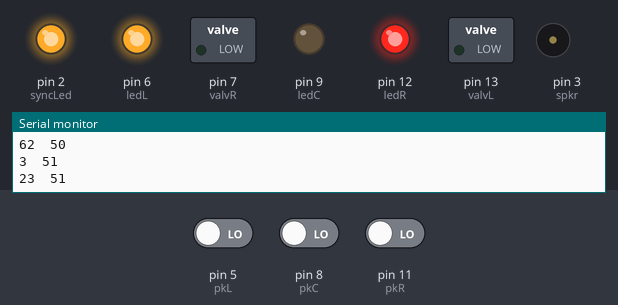
Bench run of a sketch on a simulated Arduino Uno, built with avr-gcc and run on an emulated ATmega328P. On the bench: switched loads named in the sketch (green lamp = pin HIGH), output pins drawn as LEDs (lit = HIGH), buzzer (waves = sounding), the last lines printed to the serial monitor. Inputs (shaded band) come from the test bench; at power-on: pin 8 (pkC) LOW, pin 11 (pkR) LOW, pin 5 (pkL) LOW. Random numbers use the default seed unless the sketch sets one; pins used as bus, display or sensor lines are not drawn.

Above: at 1.2 s.
1.3 s: pin 8 (pkC) driven HIGH
At 1.37 s:
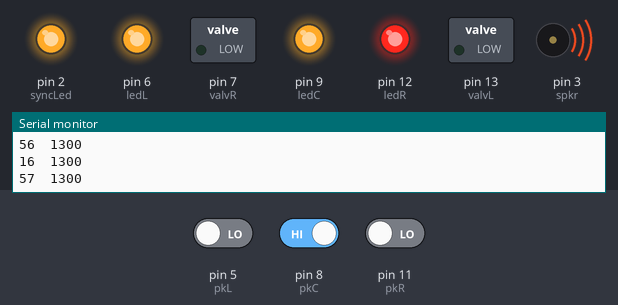
At 2.9 s:
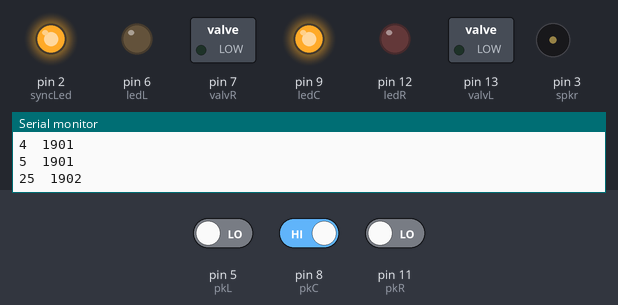
3.5 s: pin 11 (pkR) driven HIGH
At 4.7 s:
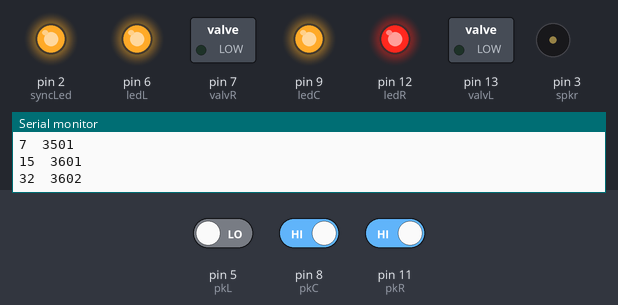
Timing chart, 0 to 11.1 s (numbered marks = the images above; inputs shaded):
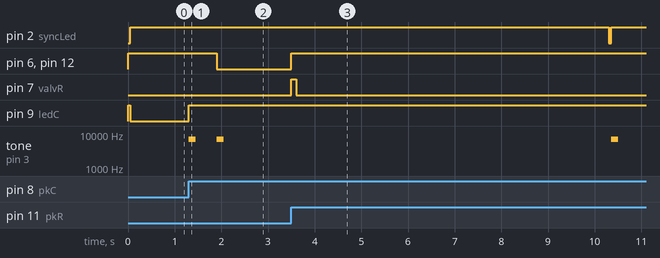

The sketch:

TAFCv01.ino
```cpp
/* Interval duration discrimination task
Thiago Gouvea, Learning lab, Aug 2012 */

// Task parameters
int stimSet[] = {600, 1050, 1260, 1380, 1620, 1740, 1950, 2400};
int bound = 1500;
int ITI = 9000;
int timeOut = 12000;
int choiceDeadline = 5000;
int timeValvL = 100; // Calibrate valves for 24 ul
int timeValvR = 100; // Calibrate valves for 24 ul

// Internal variables
int state;
boolean valuePkC;
boolean valuePkL;
boolean valuePkR;
boolean valuePkCnow;
boolean valuePkLnow;
boolean valuePkRnow;
unsigned long swTrialOn;
unsigned long swError;
unsigned long swStimOff;
int trialNum = 0;
int stimCurrent;
boolean stimLong;

// PinOut
int syncLed = 2;
int spkr = 3;
int pkC = 8;
int ledC = 9;
int pkL = 5;
int ledL = 6;
int valvL = 13;
int pkR = 11;
int ledR = 12;
int valvR = 7;

void setup() {
  randomSeed(analogRead(0));
  Serial.begin(115200);
  pinMode(syncLed,OUTPUT);
  pinMode(spkr,OUTPUT);
  pinMode(pkC,INPUT);
  pinMode(ledC,OUTPUT);
  pinMode(pkL,INPUT);
  pinMode(ledL,OUTPUT);
  pinMode(valvL,OUTPUT);
  pinMode(pkR,INPUT);
  pinMode(ledR,OUTPUT);
  pinMode(valvR,OUTPUT);

  digitalWrite(ledL,HIGH);
  digitalWrite(ledC,HIGH);
  digitalWrite(ledR,HIGH);

  digitalWrite(syncLed,HIGH);
  /*delay(500);
  Serial.print(61); Serial.print("\t"); Serial.println(millis());
  digitalWrite(syncLed,LOW);
  delay(50);
  Serial.print(62); Serial.print("\t"); Serial.println(millis());
  digitalWrite(syncLed,HIGH);
  delay(50);
  Serial.print(61); Serial.print("\t"); Serial.println(millis());
  digitalWrite(syncLed,LOW);
  delay(50);
  Serial.print(62); Serial.print("\t"); Serial.println(millis());
  digitalWrite(syncLed,HIGH);
  delay(50);
  Serial.print(61); Serial.print("\t"); Serial.println(millis());
  digitalWrite(syncLed,LOW);
  delay(50);
  Serial.print(62); Serial.print("\t"); Serial.println(millis());
  digitalWrite(syncLed,HIGH);
  delay(200);*/
  state = 22;
  Serial.print(state); Serial.print("\t"); Serial.println(millis());
}

void loop() {

  valuePkCnow = digitalRead(pkC);
  valuePkLnow = digitalRead(pkL);
  valuePkRnow = digitalRead(pkR);

  // Read pokes
  if(valuePkC != valuePkCnow){
    if(valuePkCnow){
      Serial.print(0); Serial.print("\t"); Serial.println(millis());
    }
    else{
      Serial.print(8); Serial.print("\t"); Serial.println(millis());
    }
    valuePkC = valuePkCnow;
  }
  if(valuePkL != valuePkLnow){
    if(valuePkLnow){
      Serial.print(1); Serial.print("\t"); Serial.println(millis());
    }
    else{
      Serial.print(9); Serial.print("\t"); Serial.println(millis());
    }
    valuePkL = valuePkLnow;
  }
  if(valuePkR != valuePkRnow){
    if(valuePkRnow){
      Serial.print(2); Serial.print("\t"); Serial.println(millis());
    }
    else{
      Serial.print(10); Serial.print("\t"); Serial.println(millis());
    }
    valuePkR = valuePkRnow;
  }

  // Run state machine
  switch (state) {

    case 22: // state_0 state
     Serial.print(61); Serial.print("\t"); Serial.println(millis());
     digitalWrite(syncLed,LOW);
     delay(50);
     Serial.print(62); Serial.print("\t"); Serial.println(millis());
     digitalWrite(syncLed,HIGH);
     trialNum++;
     stimCurrent = stimSet[random(8)];
     stimLong = (stimCurrent > bound);
     Serial.print(3); Serial.print("\t"); Serial.println(millis());
     digitalWrite(ledC,LOW);
     state = 23;
     Serial.print(state); Serial.print("\t"); Serial.println(millis());
     break;

    case 23: // wait_Cin state
     if (valuePkC) {
       Serial.print(11); Serial.print("\t"); Serial.println(millis());
       digitalWrite(ledC,HIGH);
       swTrialOn = millis();
       state = 56;
       Serial.print(state); Serial.print("\t"); Serial.println(millis());
     }
     break;

    case 56: // stim_beep1 state
     Serial.print(16); Serial.print("\t"); Serial.println(millis());
     tone(spkr,7000,150);
     // Serial.print(19); Serial.print("\t"); Serial.println(millis());
     state = 57;
     Serial.print(state); Serial.print("\t"); Serial.println(millis());
     break;

    case 57: // stim_beep2 state
     if((millis()-swTrialOn)>stimCurrent){
       Serial.print(17); Serial.print("\t"); Serial.println(millis());
       tone(spkr,7000,150);
       swStimOff = millis();
       // Serial.print(20); Serial.print("\t"); Serial.println(millis());
       Serial.print(4); Serial.print("\t"); Serial.println(millis());
       digitalWrite(ledL,LOW);
       Serial.print(5); Serial.print("\t"); Serial.println(millis());
       digitalWrite(ledR,LOW);
       state = 25;
       Serial.print(state); Serial.print("\t"); Serial.println(millis());
     }
     else if(valuePkL){
       state = 38;
       Serial.print(state); Serial.print("\t"); Serial.println(millis());
     }
     else if(valuePkR){
       state = 39;
       Serial.print(state); Serial.print("\t"); Serial.println(millis());
     }
     break;

    case 25: // wait_Sin state
     if((millis()-swStimOff)>choiceDeadline){
       state = 40;
       Serial.print(state); Serial.print("\t"); Serial.println(millis());
     }
     else{
       if(stimLong){
         if(valuePkL){
           state = 26;
           Serial.print(state); Serial.print("\t"); Serial.println(millis());
         }
         else if(valuePkR){
           state = 27;
           Serial.print(state); Serial.print("\t"); Serial.println(millis());
         }
       }
       else{
         if(valuePkL){
           state = 29;
           Serial.print(state); Serial.print("\t"); Serial.println(millis());
         }
         else if(valuePkR){
           state = 28;
           Serial.print(state); Serial.print("\t"); Serial.println(millis());
         }
       }
     }
     break;

    case 26: // correct_Lin state
     state = 30;
     Serial.print(state); Serial.print("\t"); Serial.println(millis());
     break;

    case 28: // correct_Rin state
     state = 31;
     Serial.print(state); Serial.print("\t"); Serial.println(millis());
     break;

    case 30: // water_L state
     Serial.print(12); Serial.print("\t"); Serial.println(millis());
     digitalWrite(ledL,HIGH);
     Serial.print(13); Serial.print("\t"); Serial.println(millis());
     digitalWrite(ledR,HIGH);

     Serial.print(6); Serial.print("\t"); Serial.println(millis());
     digitalWrite(valvL,HIGH);
     delay(timeValvL);
     Serial.print(14); Serial.print("\t"); Serial.println(millis());
     digitalWrite(valvL,LOW);

     state = 32;
     Serial.print(state); Serial.print("\t"); Serial.println(millis());
     break;

    case 31: // water_R state
     Serial.print(12); Serial.print("\t"); Serial.println(millis());
     digitalWrite(ledL,HIGH);
     Serial.print(13); Serial.print("\t"); Serial.println(millis());
     digitalWrite(ledR,HIGH);

     Serial.print(7); Serial.print("\t"); Serial.println(millis());
     digitalWrite(valvR,HIGH);
     delay(timeValvR);
     Serial.print(15); Serial.print("\t"); Serial.println(millis());
     digitalWrite(valvR,LOW);

     state = 32;
     Serial.print(state); Serial.print("\t"); Serial.println(millis());
     break;

    case 27: // error_Rin state
     swError = millis();
     state = 34;
     Serial.print(state); Serial.print("\t"); Serial.println(millis());
     break;

    case 29: // error_Lin state
     swError = millis();
     state = 34;
     Serial.print(state); Serial.print("\t"); Serial.println(millis());
     break;

    case 38: // premature_left_poke_in state
     swError = millis();
     state = 34;
     Serial.print(state); Serial.print("\t"); Serial.println(millis());
     break;

    case 39: // premature_right_poke_in state
     swError = millis();
     state = 34;
     Serial.print(state); Serial.print("\t"); Serial.println(millis());
     break;

    case 34: // error_tone state
     Serial.print(12); Serial.print("\t"); Serial.println(millis());
     digitalWrite(ledL,HIGH);
     Serial.print(13); Serial.print("\t"); Serial.println(millis());
     digitalWrite(ledR,HIGH);
     Serial.print(35); Serial.print("\t"); Serial.println(millis());
     while((millis()-swError)<150){
       if (random(2) == 1)
         {digitalWrite(spkr,HIGH);}
       else
         {digitalWrite(spkr,LOW);}
     }
     Serial.print(36); Serial.print("\t"); Serial.println(millis());
     state = 33;
     Serial.print(state); Serial.print("\t"); Serial.println(millis());
     break;

    case 33: // error_timeout state
     if((millis()-swError)>timeOut){
       state = 32;
       Serial.print(state); Serial.print("\t"); Serial.println(millis());
     }
     break;

    case 32: // ITI state
     if((millis()-swTrialOn)>ITI){
       state = 22;
       Serial.print(state); Serial.print("\t"); Serial.println(millis());
     }
     break;

    case 40: // choice_miss state
     Serial.print(12); Serial.print("\t"); Serial.println(millis());
     digitalWrite(ledL,HIGH);
     Serial.print(13); Serial.print("\t"); Serial.println(millis());
     digitalWrite(ledR,HIGH);
     state = 22;
     Serial.print(state); Serial.print("\t"); Serial.println(millis());
     break;
  }
}
```

Measured:
- after the input at 1.3 s, pin 6 (ledL), pin 12 (ledR): HIGH → LOW after 0.60 s; pin 9 (ledC): LOW → HIGH at once; tone on pin 3 (spkr): alternates 7000 Hz for 0.15 s and silent for 0.45 s, 4 changes in all, then stays silent, starting at once
- after the input at 3.5 s, pin 7 (valvR): LOW → HIGH at once, → LOW 0.10 s later
